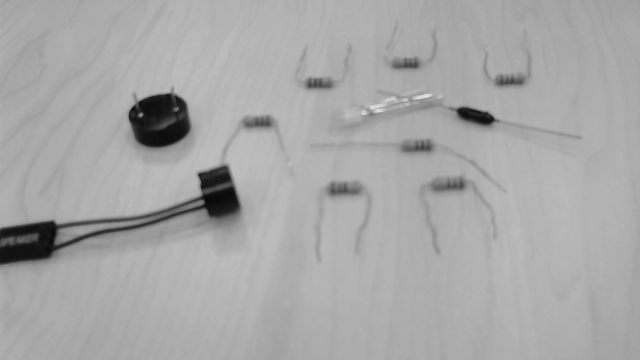
//> input picture openCV/resistors.png, 640 x 360 px; the run also reads 1 picture not shown here
$ ./ex1   (built with g++ and OpenCV 4)
//> lines starting //> are read from the running program, lines starting //| are printed output that depends on the picture; after the words box and inside, x2 and y2 are one past the last pixel; in counts of white or black regions, pixels touching at a corner belong together
### openCV/stdafx.h
// stdafx.h : include file for standard system include files,
// or project specific include files that are used frequently, but
// are changed infrequently
//

#pragma once

#include "targetver.h"

#include <stdio.h>
#include <tchar.h>


// TODO: reference additional headers your program requires here

### openCV/ex1.cpp
#include "stdafx.h"
#include <cstdio>
#include <cv.h>
#include <highgui.h>
#include <stdlib.h>
#include <cmath>
#include <stdlib.h>
#include <stdio.h>
cv::Mat corr(cv::Mat s, cv::Mat t, cv::Mat final);

int main(){
    cv::Mat image, mask1, mask2, final;
    image = cv::imread("resistors.png", CV_LOAD_IMAGE_GRAYSCALE);
//> image is the input picture: 360 rows x 640 cols, CV_8UC1; min 8, max 231, mean 167.3
    mask1 = cv::imread("left_resistor.png", CV_LOAD_IMAGE_GRAYSCALE);
//> left_resistor.png cannot be read in this run, so this picture is empty
    mask2 = cv::imread("right_resistor.png", CV_LOAD_IMAGE_GRAYSCALE);
	final = image;
	cv::namedWindow("First");
	//cv::imshow( "First", corr(image, mask1, final));
	//cv::waitKey(0);
	cv::imshow("First", corr(image, mask2, final));
	cv::waitKey(0);
    return 0;
}


cv::Mat corr(cv::Mat sourse, cv::Mat mask, cv::Mat final)
{
	 double corr;
	 int mask_now;
	 int sourse_now;
	 double sum_image = 0, sum_mask = 0;
	 unsigned char* s_data = (unsigned char*)sourse.data;
	 unsigned char* m_data = (unsigned char*)mask.data;
	 cv::Mat result(sourse.rows-mask.rows+1, sourse.cols-mask.cols+1, CV_8UC1);
	 unsigned char* r_data = (unsigned char*)result.data;

	 for(int i = 0; i < result.rows; i++)
	 {
		for(int j = 0; j < result.cols; j++)
		{
			// считаем корреляцию, которая получится, если приложить верхний левый угол шаблона к точке изображения (i,j)
			corr = 0;
			sum_image = 0;
			sum_mask = 0;
		    for(int x = 0; x < mask.cols; x++)
			{
				for(int y = 0; y < mask.rows; y++)
				 {
					mask_now = y*mask.cols + x;
					sourse_now = (y+i)*sourse.cols + (x+j);

					corr += m_data[mask_now] * s_data[sourse_now];
					sum_image += s_data[sourse_now] * s_data[sourse_now];
					sum_mask += m_data[mask_now] * m_data[mask_now];
				}
			}
			if(sum_image==0 || sum_mask==0)
            r_data[i*result.cols + j] = 0;
			else
			{
				r_data[i*result.cols + j] = 255 * corr / sqrt(sum_image) / sqrt(sum_mask);
			}
			// напечатаем сообщение, если объект очень похож на шаблон
			if(r_data[i*result.cols + j]>252)
			{
              printf("Object found in (%i, %i)%c", i+mask.rows/2,j+mask.cols/2, '\n');
			  rectangle(final, cv::Point(j,i), cv::Point(j+mask.cols, i+mask.rows), cv::Scalar(0));
			}

		}

	}
//> this loop made 346 passes
//> (corr, sum_image, sourse_now) on passes 1 to 3: (13153000, 15815704, 9599), (13168387, 15853797, 10239), (13183059, 15890251, 10879)
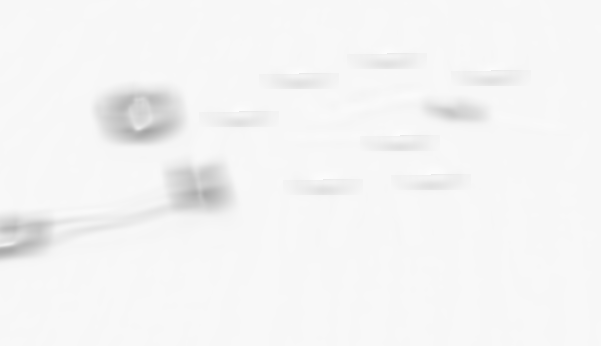
//> result: 346 rows x 601 cols, CV_8UC1; min 165, max 253, mean 244.7
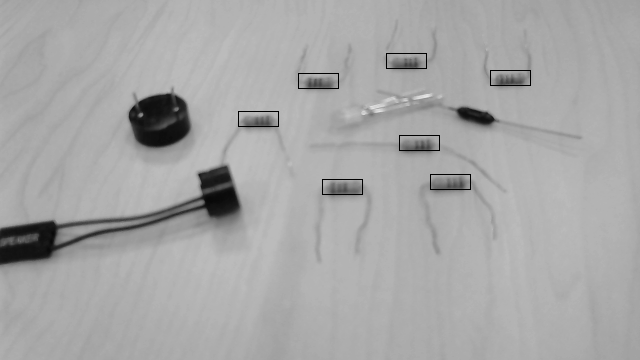
//> final: 360 rows x 640 cols, CV_8UC1; 0.33% of pixels changed, all inside (x1, y1, x2, y2) = (238, 53, 531, 195)
//> after the loop, corr = 13260825; sum_image = 16044866; sum_mask = 11583103; mask_now = 599; sourse_now = 230399
	 printf("%c", '!');
  return final;
}
